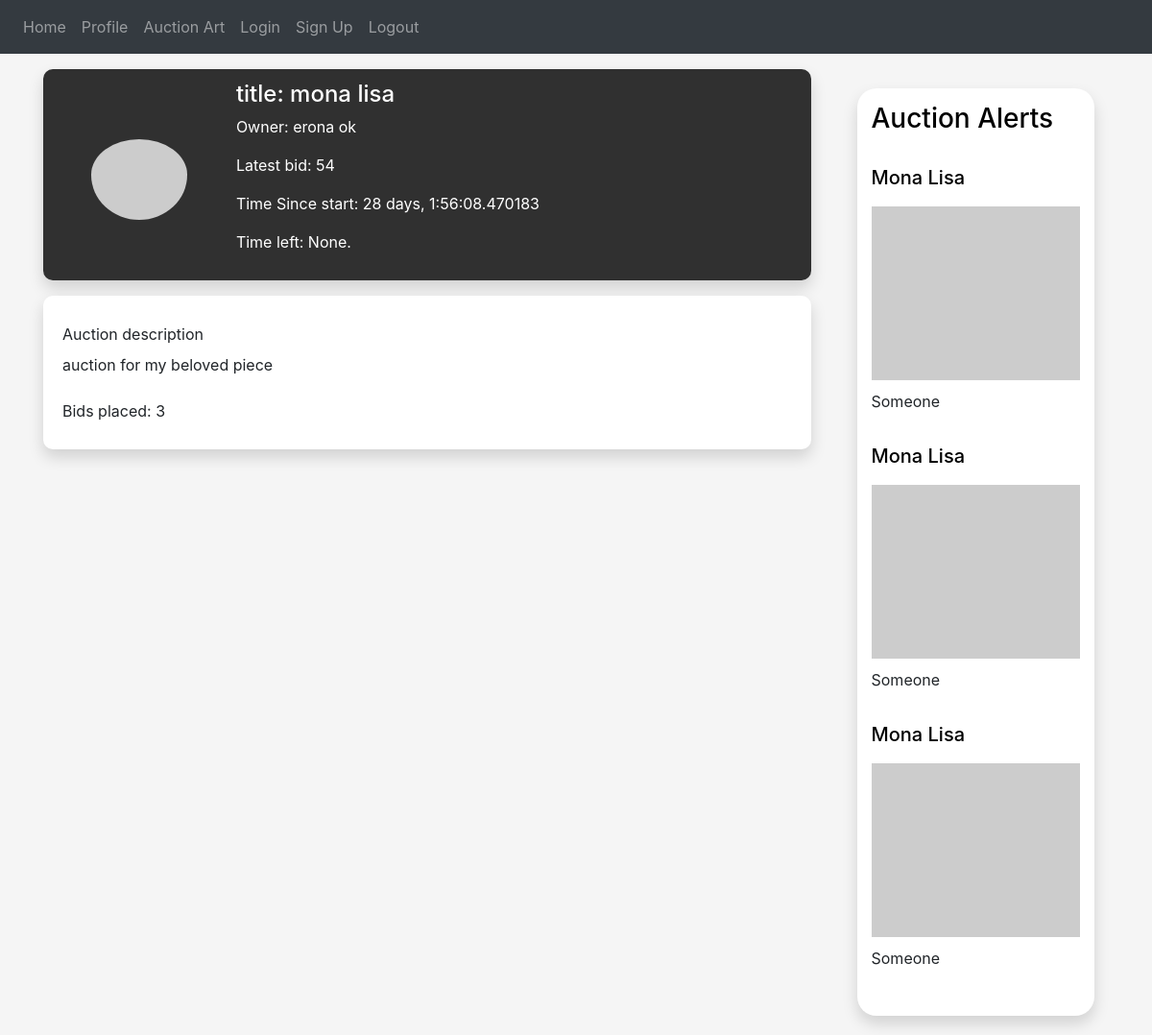
Page /auction?id=1 (signed in) on the earlier database version.
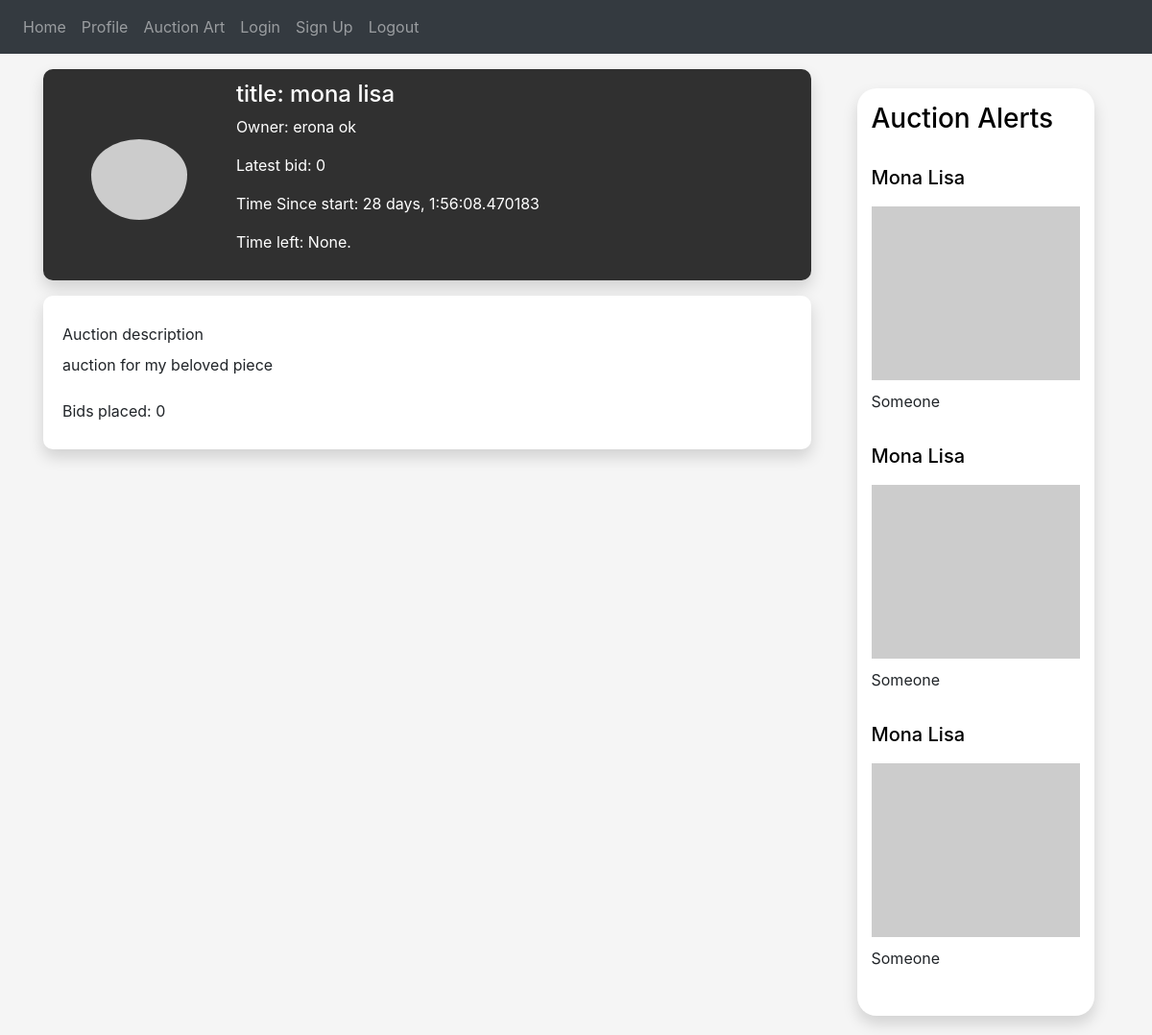
Same page on the later database version.
### auctionly/art/art.py (models this page shows, shortened)
class Art(db.Model):
    id = db.Column(db.Integer, primary_key=True)
    owner_id = db.Column(db.Integer, db.ForeignKey("user.id"))
    name = db.Column(db.String(150))
    description = db.Column(db.String(150))
    image = db.Column(db.String(150))
    art_category = db.Column(db.String(150))
    up_for_auction = db.Column(db.String(5))
    def get_name(self):
        return self.name

### auctionly/users/user.py (models this page shows, shortened)
class User(db.Model, UserMixin):
    __tablename__ = 'user'
    id = db.Column(db.Integer, primary_key=True)
    email = db.Column(db.String(150), unique=True)
    password = db.Column(db.String(150))
    first_name = db.Column(db.String(150))
    last_name = db.Column(db.String(150))
    user_type = db.Column(db.String)
    def get_full_name(self):
        return self.first_name + " " + self.last_name

### auctionly/auction/auction.py (models this page shows, shortened)
class Auction(db.Model):
    id = db.Column(db.Integer, primary_key=True)
    end_time = db.Column(db.DateTime, nullable=False,
                         default=datetime.datetime.utcnow)
    seller_id = db.Column(db.Integer, db.ForeignKey("user.id"))
    art_id = db.Column(db.Integer, db.ForeignKey("art.id"))
    description = db.Column(db.String(150))
    starter_price = db.Column(db.String(150))
    bid_increment = db.Column(db.String(150))
    upload_time = db.Column(db.DateTime, default=datetime.datetime.utcnow)
    def get_upload_time(self):
        return self.upload_time
    def get_end_time(self):
        return self.end_time
    def get_seller_id(self):
        return self.seller_id
    def get_auction_id(self):
        return self.id
    def get_art_id(self):
        return self.art_id
    def get_auction_description(self):
        return self.description
    def get_starter_price(self):
        return self.starter_price
    def get_time_since_start(self):
        now = datetime.datetime.now()
        return (now - self.get_upload_time())
    def get_time_left(self):
        """ by default it is set to last 3 days since the start of the auction """
        time_out = self.get_end_time()
        now = datetime.datetime.now()
        if (now >= time_out):
            return "None."
        else:
            return (time_out - now)
    def get_bids(self):
        return Bid.query.filter_by(auction_id=self.get_auction_id()).all()
    def get_highest_bid(self):
        if (self.get_number_of_bids() == 0):
            return None
        bids = self.get_bids()
        highest_bid_amount = int(self.get_starter_price())
        highest_bid = None
        for bid in bids:
            if (bid.get_amount() >= highest_bid_amount):
                highest_bid_amount = bid.get_amount()
                highest_bid = bid
        return highest_bid
    def get_latest_bid(self):
        highest_bid = self.get_highest_bid()
        if (highest_bid == None):
            return 0
        else:
            return highest_bid.get_amount()
    def get_number_of_bids(self):
        return len(self.get_bids())
    def get_title(self):
        art = Art.query.filter_by(id=self.get_art_id()).one()
        return art.get_name()
    def able_to_place_bid(self, user: User):
        if (not self.is_bidder_a_buyer or self.has_timed_out() or self.is_own_auction(user)):
            return False
        else:
            return True
    def is_own_auction(self, cur_user: User):
        if(str(cur_user.get_id()) == str(self.get_seller_id())):
            return True
        return False
    def has_timed_out(self):
        return self.get_end_time() <= datetime.datetime.now()
    def has_user_won_auction(self, cur_user: User):
        if self.has_timed_out():
            winning_bid = self.get_highest_bid()
            if winning_bid != None:
                if(str(cur_user.get_id()) == str(winning_bid.get_user_id())):
                    return True
        return False

### auctionly/bid/bid.py (models this page shows, shortened)
class Bid(db.Model):
    __tablename__ = 'bid'
    id = db.Column(db.Integer, primary_key=True)
    user_id = db.Column(db.Integer, db.ForeignKey("user.id"))
    auction_id = db.Column(db.Integer, db.ForeignKey("auction.id"))
    time = db.Column(db.DateTime, default=datetime.utcnow)
    amount = db.Column(db.Integer)
    def get_user_id(self):
        return self.user_id
    def get_amount(self):
        return self.amount

### auctionly/views.py (the view, shortened to what this page needs)
@views.route('/auction', methods=['GET', 'POST'])
@login_required
def auction():
    user = flask_login.current_user
    user_id = user.get_id()
    auction_id = request.args.get('id')
    auction = Auction.query.filter_by(id=auction_id).first()
    seller_id = auction.get_seller_id()
    seller = User.query.filter_by(id=seller_id).first()
    bids_placed_by_user = Auction.query.filter_by(seller_id=user_id).first()
    return render_template("auction.html", auction=auction,  seller=seller, bid_placed=bids_placed_by_user, user=user)

### auctionly/__init__.py (called while the page is built)
def create_app():
    app = Flask(__name__)
    app.config['SECRET_KEY'] = 'alkjsfkalalfks'
    app.config['SQLALCHEMY_DATABASE_URI'] = f'sqlite:///{DB_NAME}'
    db.init_app(app)
    from .views import views
    from .auth import auth
    app.register_blueprint(views, url_prefix='/')
    app.register_blueprint(auth, url_prefix='/')
    from .users.user import User
    create_database(app)
    login_manager = LoginManager()
    login_manager.login_view = 'auth.login'
    login_manager.init_app(app)
    @login_manager.user_loader
    def load_user(id):
        return User.query.get(int(id))
    return app

### auctionly/templates/auction.html (shortened to what this page needs)
{% extends "base.html" %} {% block title %}Auction{% endblock %} {% block content %}
<!DOCTYPE html>
<html lang="en">
<head>
    <link href="../static/css/profile-style.css" rel="stylesheet">
</head>
<div class="container mt-3">
    <div class="main-page">
        <div class="row">
            <div class="col-lg-9 pr-5">
                <div class="row card-profile">
                    <div class="col-3 d-flex justify-content-center align-items-center">
                        <img src="https://picsum.photos/600/500" class="img-circle" style="padding-top: 10px; align-items: center;">
                    </div>
                    <div class="col-6 pl-3 d-flex justify-content-center align-items-start flex-column">
                        <div class="row">
                            <h4 class="user-name"> title: {{auction.get_title()}} </h4>
                        </div>
                        <div class="row">
                            <p class="user-profession"> Owner: {{seller.get_full_name()}} </p>
                        </div>
                        <div class="row">
                            <p class="user-connections"> Latest bid: {{auction.get_latest_bid()}} </p>
                        </div>
                        <div class="row">
                            <p class="user-connections"> Time Since start: {{auction.get_time_since_start()}} </p>
                        </div>
                        <div class="row">
                            <p class="user-connections"> Time left: {{auction.get_time_left()}}
                        </div>
                    </div>
                </div>
                <div class="row h-22 mt-3">
                    <div class="card-about">
                        <div class="col">
                            <div class="row mt-2">
                                <h8 class="mb-2" style="bold">Auction description</h8>
                            </div>
                            <div class="row">
                                <p style="">{{auction.get_auction_description()}}</p>
                            </div>
                            <div class="row mt-2">
                                <h8 class="mb-2" style="bold">Bids placed: {{auction.get_number_of_bids()}}</h8>
                            </div>
                        </div>
                    </div>
                </div>
                <br><br>
            </div>
            <div class="col-lg-3 display: flex">
                <div class="auctions-card">
                    <h3><a style="color: #000000; text-decoration: none;" type="submit" name="view">Auction Alerts</a></h3>
                    <br>
                    <div class="media">
                        <div class="media-body">
                            <h5><a style="color: #000000; text-decoration: none;" type="submit" name="view">Mona Lisa</a></h5>
                            <img src="https://picsum.photos/600/500" class="img-fluid center-small" style="padding-top: 10px; align-items: center;">
                            <h7><a style="text-decoration: none; padding-top: 10px;" type="submit" name="view">Someone</a></h7>
                        </div>
                    </div>
                    <div class="media">
                        <div class="media-body">
                            <h5><a style="color: #000000; text-decoration: none;" type="submit" name="view">Mona Lisa</a></h5>
                            <img src="https://picsum.photos/600/500" class="img-fluid center-small" style="padding-top: 10px; align-items: center;">
                            <h7><a style="text-decoration: none; padding-top: 10px;" type="submit" name="view">Someone</a></h7>
                        </div>
                    </div>
                    <div class="media">
                        <div class="media-body">
                            <h5><a style="color: #000000; text-decoration: none;" type="submit" name="view">Mona Lisa</a></h5>
                            <img src="https://picsum.photos/600/500" class="img-fluid center-small" style="padding-top: 10px; align-items: center;">
                            <h7><a style="text-decoration: none; padding-top: 10px;" type="submit" name="view">Someone</a></h7>
                        </div>
                    </div>
                </div>
            </div>
        </div>
    </div>
</div>
</body>
</html>
{% endblock %}

### auctionly/templates/base.html (shortened to what this page needs)
<!DOCTYPE html>
<html>
<head>
    <link rel="stylesheet" href="https://stackpath.bootstrapcdn.com/bootstrap/4.4.1/css/bootstrap.min.css" />
    <link rel="stylesheet" href="https://stackpath.bootstrapcdn.com/font-awesome/4.7.0/css/font-awesome.min.css" />
</head>
<body>
    <nav class="navbar navbar-expand-lg navbar-dark bg-dark">
        <div class="collapse navbar-collapse" id="navbar">
            <div class="navbar-nav">
                <a class="nav-item nav-link" id="home" href="/">Home</a>
                <a class="nav-item nav-link" id="profile" href="/profile">Profile</a>
                <a class="nav-item nav-link" id="auction-art" href="/auction-art">Auction Art</a>
                <a class="nav-item nav-link" id="login" href="/login">Login</a>
                <a class="nav-item nav-link" id="signUp" href="/sign-up">Sign Up</a>
                <a class="nav-item nav-link" id="logout" href="/logout">Logout</a>
            </div>
        </div>
    </nav>
    <div class="container">{% block content %} {% endblock %}</div>
</body>
</html>

### auctionly/static/css/profile-style.css (style rules this page uses)
body { background-color: #f5f5f5f5; }
html { overflow-y: overlay; }
.card-profile { background: -webkit-linear-gradient(top left, #303030, #303030); box-shadow: 0px 8px 16px rgba(0, 0, 0, 0.15); border-radius: 10px; height: 220px; color: #ffffff; }
.img-circle { border-radius: 50%; max-height: 100px; max-width: 100px; }
.card-about { background-color: #ffffff; box-shadow: 0px 8px 16px rgba(0, 0, 0, 0.15); border-radius: 10px; width: 100%; padding: 20px; }
.row { display: flex; }
.auctions-card { padding: 15px; border-radius: 20px; box-shadow: 0px 8px 16px rgba(0, 0, 0, 0.15); background-color: white; display: flex; justify-content: center; flex-direction: column; flex-wrap: wrap; margin-top: 20px; margin-bottom: 20px; }
.center-small { display: block; margin-left: auto; margin-right: auto; width: 100%; }

Differences in the rows shown:
changed through a linked row, Auction "None.": get_latest_bid "54" → (not shown)
Other differences:
{{ auction.get_latest_bid() }}: (not shown) → "0"
{{ auction.get_number_of_bids() }}: "3" → "0"
